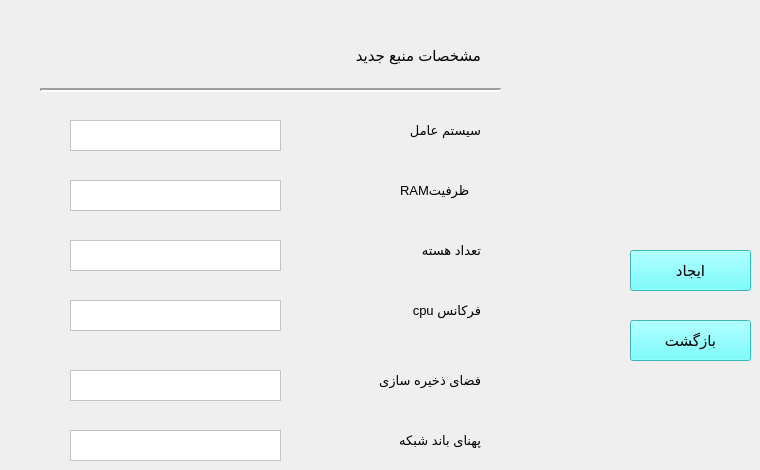
    <widget class="QWidget" name="page_4">
     <widget class="QLabel" name="label_152">
      <property name="geometry">
       <rect>
        <x>360</x>
        <y>430</y>
        <width>121</width>
        <height>20</height>
       </rect>
      </property>
      <property name="font">
       <font>
        <pointsize>10</pointsize>
       </font>
      </property>
      <property name="text">
       <string>پهنای باند شبکه</string>
      </property>
     </widget>
     <widget class="QLabel" name="label_55">
      <property name="geometry">
       <rect>
        <x>340</x>
        <y>370</y>
        <width>141</width>
        <height>20</height>
       </rect>
      </property>
      <property name="font">
       <font>
        <pointsize>10</pointsize>
       </font>
      </property>
      <property name="text">
       <string>فضای ذخیره سازی</string>
      </property>
     </widget>
     <widget class="QTextEdit" name="os_in2_2">
      <property name="geometry">
       <rect>
        <x>70</x>
        <y>120</y>
        <width>211</width>
        <height>31</height>
       </rect>
      </property>
      <property name="styleSheet">
       <string notr="true">background-color: rgb(255, 255, 255);</string>
      </property>
     </widget>
     <widget class="QTextEdit" name="core_in2_2">
      <property name="geometry">
       <rect>
        <x>70</x>
        <y>240</y>
        <width>211</width>
        <height>31</height>
       </rect>
      </property>
      <property name="styleSheet">
       <string notr="true">background-color: rgb(255, 255, 255);</string>
      </property>
     </widget>
     <widget class="QLabel" name="label_183">
      <property name="geometry">
       <rect>
        <x>380</x>
        <y>120</y>
        <width>101</width>
        <height>20</height>
       </rect>
      </property>
      <property name="font">
       <font>
        <pointsize>10</pointsize>
       </font>
      </property>
      <property name="text">
       <string>سیستم عامل</string>
      </property>
     </widget>
     <widget class="Line" name="line_21">
      <property name="geometry">
       <rect>
        <x>40</x>
        <y>80</y>
        <width>461</width>
        <height>20</height>
       </rect>
      </property>
      <property name="lineWidth">
       <number>2</number>
      </property>
      <property name="orientation">
       <enum>Qt::Horizontal</enum>
      </property>
     </widget>
     <widget class="QPushButton" name="create_u_conf">
      <property name="geometry">
       <rect>
        <x>630</x>
        <y>250</y>
        <width>121</width>
        <height>41</height>
       </rect>
      </property>
      <property name="font">
       <font>
        <pointsize>11</pointsize>
       </font>
      </property>
      <property name="styleSheet">
       <string notr="true">background-color: rgb(85, 255, 255);</string>
      </property>
      <property name="text">
       <string>ایجاد</string>
      </property>
     </widget>
     <widget class="QLabel" name="label_139">
      <property name="geometry">
       <rect>
        <x>390</x>
        <y>300</y>
        <width>91</width>
        <height>20</height>
       </rect>
      </property>
      <property name="font">
       <font>
        <pointsize>10</pointsize>
       </font>
      </property>
      <property name="text">
       <string>فرکانس cpu</string>
      </property>
     </widget>
     <widget class="QTextEdit" name="storage_in2_2">
      <property name="geometry">
       <rect>
        <x>70</x>
        <y>370</y>
        <width>211</width>
        <height>31</height>
       </rect>
      </property>
      <property name="styleSheet">
       <string notr="true">background-color: rgb(255, 255, 255);</string>
      </property>
     </widget>
     <widget class="QTextEdit" name="frequency_in2_2">
      <property name="geometry">
       <rect>
        <x>70</x>
        <y>300</y>
        <width>211</width>
        <height>31</height>
       </rect>
      </property>
      <property name="styleSheet">
       <string notr="true">background-color: rgb(255, 255, 255);</string>
      </property>
     </widget>
     <widget class="QLabel" name="label_64">
      <property name="geometry">
       <rect>
        <x>390</x>
        <y>240</y>
        <width>91</width>
        <height>20</height>
       </rect>
      </property>
      <property name="font">
       <font>
        <pointsize>10</pointsize>
       </font>
      </property>
      <property name="text">
       <string>تعداد هسته</string>
      </property>
     </widget>
     <widget class="QLabel" name="label_130">
      <property name="geometry">
       <rect>
        <x>400</x>
        <y>180</y>
        <width>81</width>
        <height>21</height>
       </rect>
      </property>
      <property name="font">
       <font>
        <pointsize>10</pointsize>
       </font>
      </property>
      <property name="layoutDirection">
       <enum>Qt::RightToLeft</enum>
      </property>
      <property name="text">
       <string>RAMظرفیت </string>
      </property>
     </widget>
     <widget class="QTextEdit" name="bandwidth_in2_2">
      <property name="geometry">
       <rect>
        <x>70</x>
        <y>430</y>
        <width>211</width>
        <height>31</height>
       </rect>
      </property>
      <property name="styleSheet">
       <string notr="true">background-color: rgb(255, 255, 255);</string>
      </property>
     </widget>
     <widget class="QLabel" name="label_174">
      <property name="geometry">
       <rect>
        <x>310</x>
        <y>40</y>
        <width>171</width>
        <height>31</height>
       </rect>
      </property>
      <property name="font">
       <font>
        <pointsize>11</pointsize>
       </font>
      </property>
      <property name="text">
       <string>مشخصات منبع جدید</string>
      </property>
     </widget>
     <widget class="QTextEdit" name="ram_in2_2">
      <property name="geometry">
       <rect>
        <x>70</x>
        <y>180</y>
        <width>211</width>
        <height>31</height>
       </rect>
      </property>
      <property name="styleSheet">
       <string notr="true">background-color: rgb(255, 255, 255);</string>
      </property>
     </widget>
     <widget class="QPushButton" name="back_to_manba">
      <property name="geometry">
       <rect>
        <x>630</x>
        <y>320</y>
        <width>121</width>
        <height>41</height>
       </rect>
      </property>
      <property name="font">
       <font>
        <pointsize>11</pointsize>
       </font>
      </property>
      <property name="styleSheet">
       <string notr="true">background-color: rgb(85, 255, 255);</string>
      </property>
      <property name="text">
       <string>بازگشت</string>
      </property>
     </widget>
    </widget>
